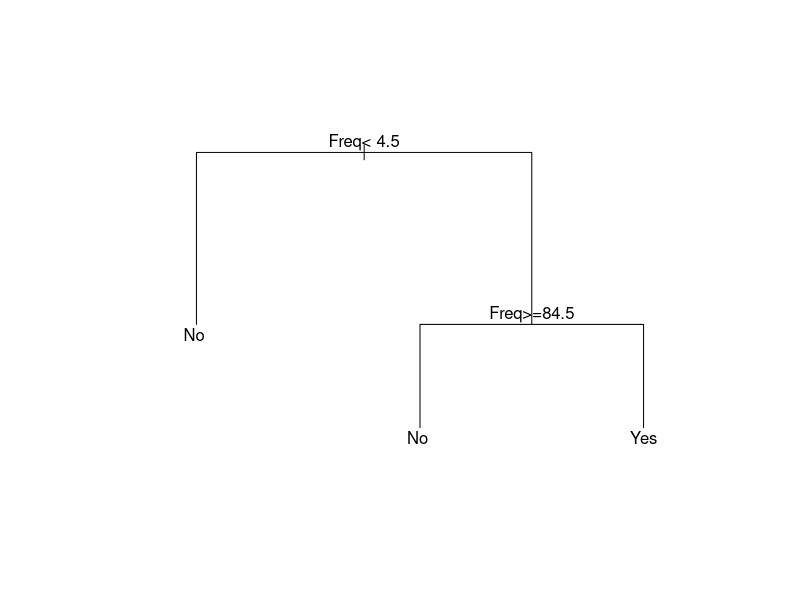
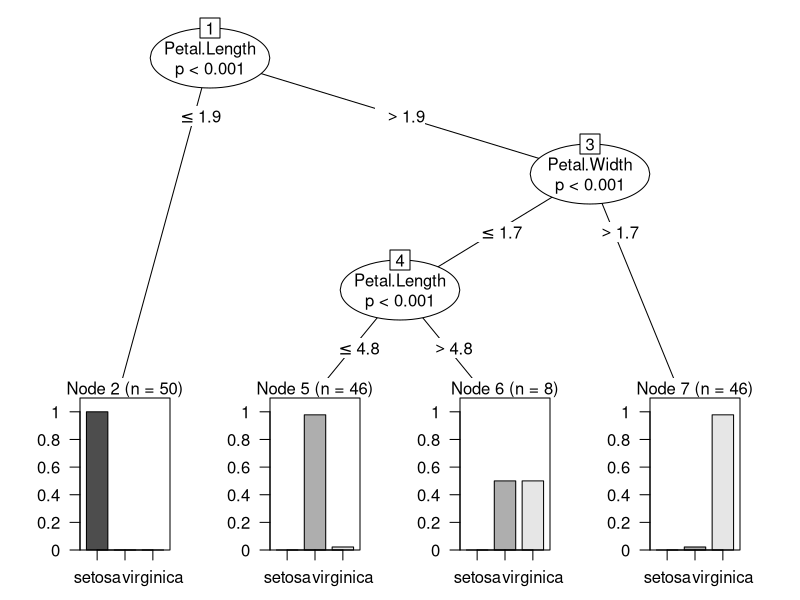
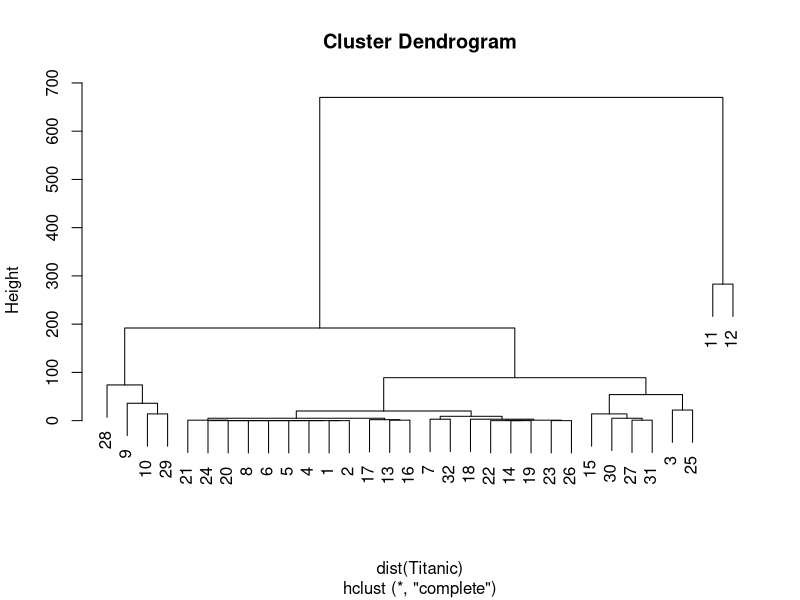

The R script that drew these images, in order:
# rpart
require(rpart)
data(Titanic)

titanic_rpart <- rpart(Survived ~ .,data=Titanic)
plot(titanic_rpart,margin=0.2) 
text(titanic_rpart)

# ctree
require(party)

treeSwiss<-ctree(Species ~ ., data=iris)
plot(treeSwiss)

# hclust
treeClust <- hclust(dist(Titanic))
plot(treeClust)
